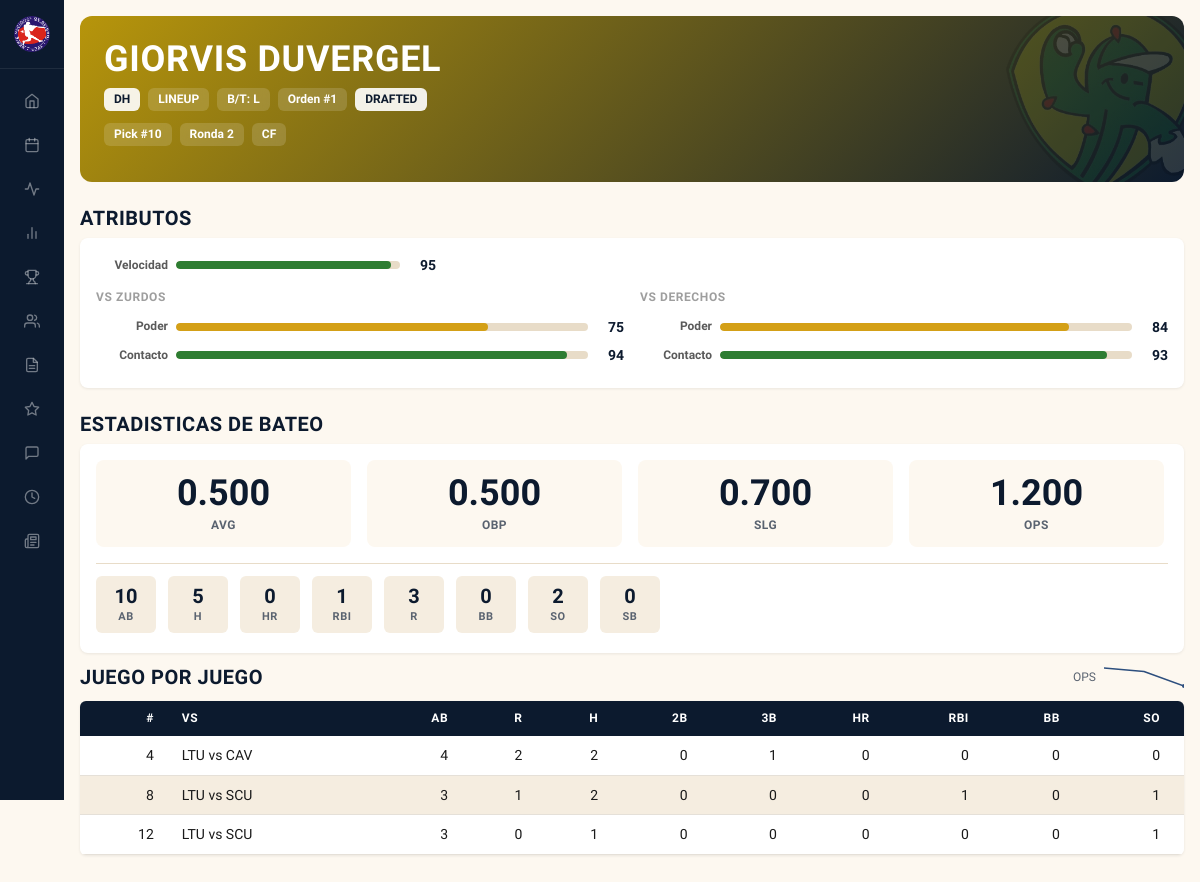
Page /player/73 on the earlier database version.
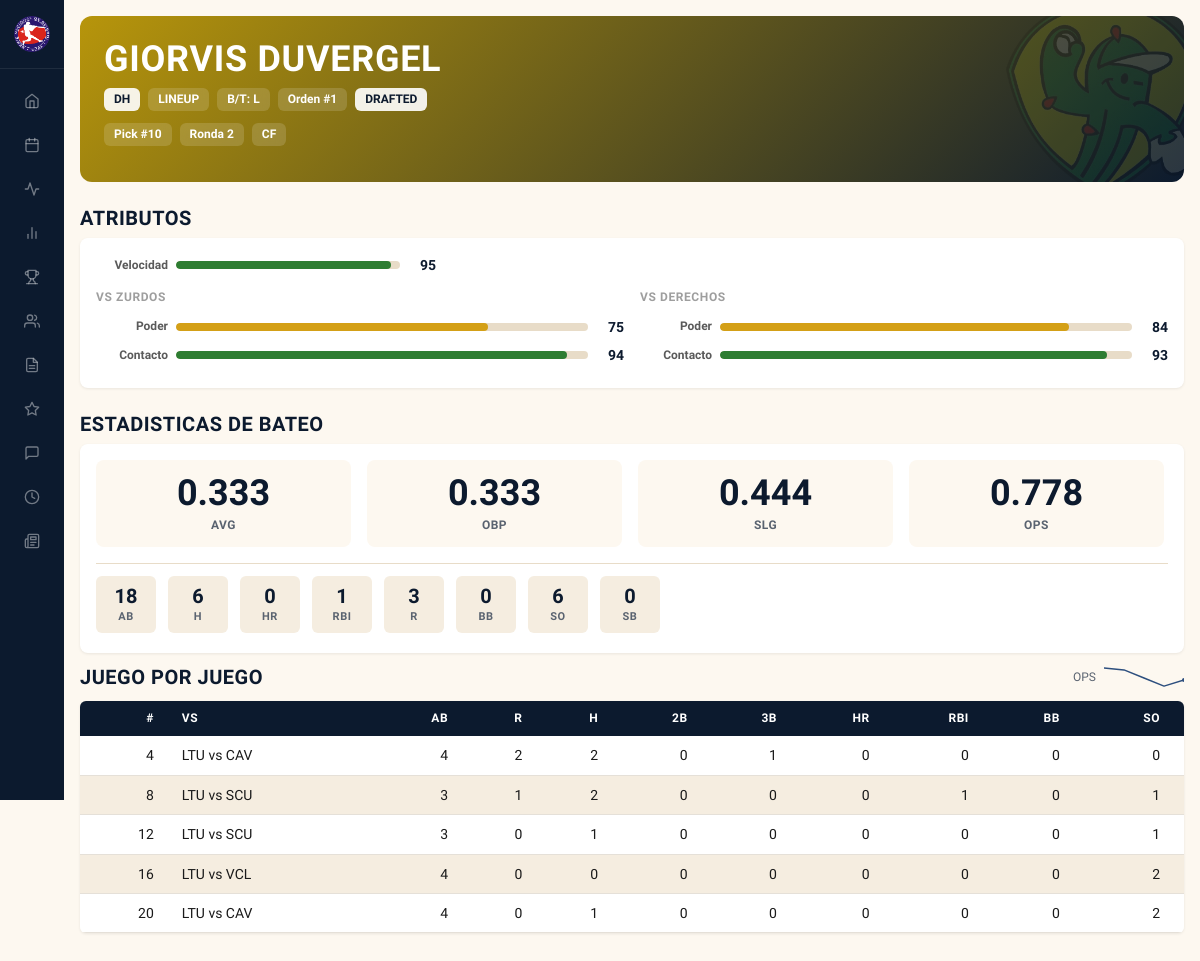
Same page on the later database version.
### tables this page shows
CREATE TABLE teams (
            id INTEGER PRIMARY KEY,
            name TEXT NOT NULL,
            short_name TEXT NOT NULL,
            full_name TEXT NOT NULL,
            owner TEXT NOT NULL,
            rank_overall INTEGER,
            rank_pitching INTEGER,
            rank_batting INTEGER,
            rank_fielding INTEGER,
            rank_speed INTEGER,
            rank_pre_draft INTEGER,
            rank_post_draft INTEGER,
            color_primary TEXT,
            color_secondary TEXT,
            logo_file TEXT,
            banner_file TEXT
        );

CREATE TABLE players (
            id INTEGER PRIMARY KEY,
            team_id INTEGER REFERENCES teams(id),
            name TEXT NOT NULL,
            full_name TEXT,
            position TEXT NOT NULL,
            bats_throws TEXT,
            role TEXT NOT NULL,
            lineup_order INTEGER,
            bullpen_role TEXT,
            is_drafted INTEGER DEFAULT 0,
            photo_file TEXT
        );

CREATE TABLE draft_picks (
            id INTEGER PRIMARY KEY,
            pick_num INTEGER,
            round INTEGER,
            team_id INTEGER REFERENCES teams(id),
            player_id INTEGER REFERENCES players(id),
            position_drafted TEXT
        );

CREATE TABLE batting_stats (
            id INTEGER PRIMARY KEY,
            game_id INTEGER REFERENCES games(id) ON DELETE CASCADE,
            player_id INTEGER REFERENCES players(id),
            team_id INTEGER REFERENCES teams(id),
            AB INTEGER DEFAULT 0,
            R INTEGER DEFAULT 0,
            H INTEGER DEFAULT 0,
            doubles INTEGER DEFAULT 0,
            triples INTEGER DEFAULT 0,
            HR INTEGER DEFAULT 0,
            RBI INTEGER DEFAULT 0,
            BB INTEGER DEFAULT 0,
            SO INTEGER DEFAULT 0,
            SB INTEGER DEFAULT 0,
            UNIQUE(game_id, player_id)
        );

CREATE TABLE schedule (
            id INTEGER PRIMARY KEY,
            game_num INTEGER,
            week_num INTEGER,
            home_team_id INTEGER REFERENCES teams(id),
            away_team_id INTEGER REFERENCES teams(id),
            phase TEXT DEFAULT 'regular',
            series_game INTEGER
        );

### blueprints/players/routes.py (the view)
@players_bp.route('/player/<int:player_id>')
def player(player_id: int) -> str:
    p = Player.get_with_team(player_id)
    if not p:
        abort(404)
    bat_games = p.batting_log()
    pitch_games = p.pitching_log()
    return render_template(
        'player.html',
        player=p,
        draft=p.draft_info(),
        attrs=p.attributes(),
        bat_games=bat_games,
        bat_totals=p.batting_line(),
        pitch_games=pitch_games,
        pitch_totals=p.pitching_line(),
        bat_spark=p.batting_sparkline(),
        pitch_spark=p.pitching_sparkline(),
    )

### templates/player.html (shortened to what this page needs)
{% extends "base.html" %}
{% from 'components/stat_box.html' import stat_box %}
{% from 'components/attr_bar.html' import attr_bar %}
{% from 'components/sparkline.html' import sparkline %}
{% from 'components/logo_img.html' import logo_img %}
{% from 'components/empty_state.html' import empty_state %}
{% block content %}
<div class="player-hero" style="--team-color: {{ player.color_primary }}">
    {% if player.logo_file %}
    <img src="{{ url_for('static', filename='graphics/' + player.logo_file) }}"
         alt="" class="player-hero-bg-logo" aria-hidden="true">
    {% endif %}
    <div class="player-hero-info">
        <div class="player-hero-name">{{ player.full_name or player.name }}</div>
        <div class="player-hero-tags">
            <span class="player-hero-tag player-hero-tag-accent">{{ player.position }}</span>
            <span class="player-hero-tag">{{ player.role|upper }}</span>
            {% if player.role in ('lineup', 'bench') %}
                <span class="player-hero-tag">B/T: {{ player.bats_throws }}</span>
                {% if player.lineup_order %}
                    <span class="player-hero-tag">Orden #{{ player.lineup_order }}</span>
                {% endif %}
            {% else %}
                <span class="player-hero-tag">Tira: {{ player.bats_throws }}</span>
                {% if player.bullpen_role %}
                    <span class="player-hero-tag">{{ player.bullpen_role }}</span>
                {% endif %}
            {% endif %}
            {% if player.is_drafted %}
                <span class="player-hero-tag player-hero-tag-accent">DRAFTED</span>
            {% endif %}
        </div>
        {% if draft %}
        <div class="player-hero-tags" style="margin-top: var(--space-2);">
            <span class="player-hero-tag">Pick #{{ draft.pick_num }}</span>
            <span class="player-hero-tag">Ronda {{ draft.round }}</span>
            <span class="player-hero-tag">{{ draft.position_drafted }}</span>
        </div>
        {% endif %}
    </div>
</div>
{% if attrs %}
<h2>Atributos</h2>
<div class="card team-scoped" style="--team-color: {{ player.color_primary }}">
    {% if attrs.power_vs_l is not none %}
    <div class="attr-standalone">
        {{ attr_bar(attrs.speed, 'Velocidad') }}
    </div>
    <div class="attr-panel">
        <div class="attr-panel-section">
            <h4>vs Zurdos</h4>
            {{ attr_bar(attrs.power_vs_l, 'Poder') }}
            {{ attr_bar(attrs.contact_vs_l, 'Contacto') }}
        </div>
        <div class="attr-panel-section">
            <h4>vs Derechos</h4>
            {{ attr_bar(attrs.power_vs_r, 'Poder') }}
            {{ attr_bar(attrs.contact_vs_r, 'Contacto') }}
        </div>
    </div>
    {% endif %}
</div>
{% endif %}
{% if bat_totals and bat_totals.AB and bat_totals.AB > 0 %}
<h2>Estadisticas de Bateo</h2>
<div class="card team-scoped" style="--team-color: {{ player.color_primary }}">
    <div class="stat-rates">
        {{ stat_box("%.3f"|format(bat_totals.AVG), 'AVG') }}
        {{ stat_box("%.3f"|format(bat_totals.OBP), 'OBP') }}
        {{ stat_box("%.3f"|format(bat_totals.SLG), 'SLG') }}
        {{ stat_box("%.3f"|format(bat_totals.OPS), 'OPS') }}
    </div>
    <div class="stat-counting">
        {{ stat_box(bat_totals.AB, 'AB') }}
        {{ stat_box(bat_totals.H, 'H') }}
        {{ stat_box(bat_totals.HR, 'HR') }}
        {{ stat_box(bat_totals.RBI, 'RBI') }}
        {{ stat_box(bat_totals.R, 'R') }}
        {{ stat_box(bat_totals.BB, 'BB') }}
        {{ stat_box(bat_totals.SO, 'SO') }}
        {{ stat_box(bat_totals.SB, 'SB') }}
    </div>
</div>
<div class="game-log-header">
    <h2>Juego por Juego</h2>
    {% if bat_spark %}
    <div class="game-log-spark">
        <span class="text-sm text-muted">OPS</span>
        {{ sparkline(bat_spark, width=80, height=24) }}
    </div>
    {% endif %}
</div>
<div class="table-scroll">
<table class="stat-table">
    <thead>
        <tr><th class="num" scope="col">#</th><th scope="col">vs</th><th class="num" scope="col">AB</th><th class="num" scope="col">R</th><th class="num" scope="col">H</th>
        <th class="num" scope="col">2B</th><th class="num" scope="col">3B</th><th class="num" scope="col">HR</th><th class="num" scope="col">RBI</th>
        <th class="num" scope="col">BB</th><th class="num" scope="col">SO</th></tr>
    </thead>
    <tbody>
    {% for bg in bat_games %}
    <tr>
        <td class="num">{{ bg.game_num }}</td>
        <td>{{ bg.home_short }} vs {{ bg.away_short }}</td>
        <td class="num">{{ bg.AB }}</td><td class="num">{{ bg.R }}</td><td class="num">{{ bg.H }}</td>
        <td class="num">{{ bg.doubles }}</td><td class="num">{{ bg.triples }}</td><td class="num">{{ bg.HR }}</td>
        <td class="num">{{ bg.RBI }}</td><td class="num">{{ bg.BB }}</td><td class="num">{{ bg.SO }}</td>
    </tr>
    {% endfor %}
    </tbody>
</table>
</div>
{% endif %}
{% endblock %}

### templates/base.html (shortened to what this page needs)
<!DOCTYPE html>
<html lang="es">
<head>
    <link rel="stylesheet" href="{{ url_for('static', filename='style.css') }}">
    <link rel="stylesheet" href="{{ url_for('static', filename='mobile.css') }}">
</head>
<body>
    <aside class="sidebar" id="sidebar">
        <div class="sidebar-header">
            <img src="{{ url_for('static', filename='graphics/serie-nacional.png') }}" class="sidebar-logo" alt="Serie Nacional de Beisbol">
        </div>
        <nav class="sidebar-nav" role="navigation" aria-label="Navegacion principal">
            <a href="{{ url_for('main.index') }}" {% if request.endpoint == 'main.index' %}class="active"{% endif %}>
                <svg viewBox="0 0 24 24" fill="none" stroke="currentColor" stroke-width="2" stroke-linecap="round" stroke-linejoin="round"><path d="M3 9l9-7 9 7v11a2 2 0 0 1-2 2H5a2 2 0 0 1-2-2z"/><polyline points="9 22 9 12 15 12 15 22"/></svg>
            </a>
            <a href="{{ url_for('schedule.schedule') }}" {% if request.endpoint == 'schedule.schedule' %}class="active"{% endif %}>
                <svg viewBox="0 0 24 24" fill="none" stroke="currentColor" stroke-width="2" stroke-linecap="round" stroke-linejoin="round"><rect x="3" y="4" width="18" height="18" rx="2" ry="2"/><line x1="16" y1="2" x2="16" y2="6"/><line x1="8" y1="2" x2="8" y2="6"/><line x1="3" y1="10" x2="21" y2="10"/></svg>
            </a>
            <a href="{{ url_for('leaders.leaders') }}" {% if request.endpoint == 'leaders.leaders' %}class="active"{% endif %}>
                <svg viewBox="0 0 24 24" fill="none" stroke="currentColor" stroke-width="2" stroke-linecap="round" stroke-linejoin="round"><polyline points="22 12 18 12 15 21 9 3 6 12 2 12"/></svg>
            </a>
            <a href="{{ url_for('team_stats.team_stats') }}" {% if request.endpoint == 'team_stats.team_stats' %}class="active"{% endif %}>
                <svg viewBox="0 0 24 24" fill="none" stroke="currentColor" stroke-width="2" stroke-linecap="round" stroke-linejoin="round"><line x1="18" y1="20" x2="18" y2="10"/><line x1="12" y1="20" x2="12" y2="4"/><line x1="6" y1="20" x2="6" y2="14"/></svg>
            </a>
            <a href="{{ url_for('mvp_race.mvp_race') }}" {% if request.endpoint == 'mvp_race.mvp_race' %}class="active"{% endif %}>
            </a>
            <a href="{{ url_for('players.all_players') }}" {% if request.endpoint == 'players.all_players' %}class="active"{% endif %}>
                <svg viewBox="0 0 24 24" fill="none" stroke="currentColor" stroke-width="2" stroke-linecap="round" stroke-linejoin="round"><path d="M17 21v-2a4 4 0 0 0-4-4H5a4 4 0 0 0-4 4v2"/><circle cx="9" cy="7" r="4"/><path d="M23 21v-2a4 4 0 0 0-3-3.87"/><path d="M16 3.13a4 4 0 0 1 0 7.75"/></svg>
            </a>
            <a href="{{ url_for('draft.draft') }}" {% if request.endpoint == 'draft.draft' %}class="active"{% endif %}>
                <svg viewBox="0 0 24 24" fill="none" stroke="currentColor" stroke-width="2" stroke-linecap="round" stroke-linejoin="round"><path d="M14 2H6a2 2 0 0 0-2 2v16a2 2 0 0 0 2 2h12a2 2 0 0 0 2-2V8z"/><polyline points="14 2 14 8 20 8"/><line x1="16" y1="13" x2="8" y2="13"/><line x1="16" y1="17" x2="8" y2="17"/></svg>
            </a>
            <a href="{{ url_for('playoffs.playoffs') }}" {% if request.endpoint == 'playoffs.playoffs' %}class="active"{% endif %}>
                <svg viewBox="0 0 24 24" fill="none" stroke="currentColor" stroke-width="2" stroke-linecap="round" stroke-linejoin="round"><polygon points="12 2 15.09 8.26 22 9.27 17 14.14 18.18 21.02 12 17.77 5.82 21.02 7 14.14 2 9.27 8.91 8.26 12 2"/></svg>
            </a>
            <a href="{{ url_for('antesala.antesala') }}" {% if request.endpoint == 'antesala.antesala' %}class="active"{% endif %}>
                <svg viewBox="0 0 24 24" fill="none" stroke="currentColor" stroke-width="2" stroke-linecap="round" stroke-linejoin="round"><path d="M21 15a2 2 0 0 1-2 2H7l-4 4V5a2 2 0 0 1 2-2h14a2 2 0 0 1 2 2z"/></svg>
            </a>
            <a href="{{ url_for('weekly.weekly') }}" {% if request.endpoint == 'weekly.weekly' %}class="active"{% endif %}>
                <svg viewBox="0 0 24 24" fill="none" stroke="currentColor" stroke-width="2" stroke-linecap="round" stroke-linejoin="round"><circle cx="12" cy="12" r="10"/><polyline points="12 6 12 12 16 14"/></svg>
            </a>
            <a href="{{ url_for('periodico.periodico_index') }}" {% if request.endpoint and request.endpoint.startswith('periodico.') %}class="active"{% endif %}>
                <svg viewBox="0 0 24 24" fill="none" stroke="currentColor" stroke-width="2" stroke-linecap="round" stroke-linejoin="round"><path d="M4 22h16a2 2 0 0 0 2-2V4a2 2 0 0 0-2-2H8a2 2 0 0 0-2 2v16a2 2 0 0 1-2 2Zm0 0a2 2 0 0 1-2-2v-9c0-1.1.9-2 2-2h2"/><path d="M18 14h-8"/><path d="M15 18h-5"/><path d="M10 6h8v4h-8V6Z"/></svg>
            </a>
        </nav>
    </aside>
    <main class="main-content" id="main">
        <div class="container">
            {% block content %}{% endblock %}
        </div>
    </main>
</body>
</html>

### templates/components/stat_box.html
{% macro stat_box(value, label, animate=True) %}
<div class="stat-box">{% if animate %}<span class="val" data-animate="{{ value }}">{{ value }}</span>{% else %}<span class="val">{{ value }}</span>{% endif %}<span class="label">{{ label }}</span></div>
{% endmacro %}

### templates/components/attr_bar.html
{% macro attr_bar(value, label, max=99) %}
{% set pct = (value / max * 100)|round(1) %}
{% if value >= 85 %}{% set tier = 'elite' %}
{% elif value >= 70 %}{% set tier = 'good' %}
{% elif value >= 55 %}{% set tier = 'avg' %}
{% else %}{% set tier = 'low' %}{% endif %}
<div class="attr-bar">
    <span class="attr-bar-label">{{ label }}</span>
    <div class="attr-bar-track">
        <div class="attr-bar-fill attr-bar-{{ tier }}" style="width: {{ pct }}%"></div>
    </div>
    <span class="attr-bar-value">{{ value }}</span>
</div>
{% endmacro %}

### templates/components/sparkline.html (shortened to what this page needs)
{% macro sparkline(points, width=60, height=18) %}
{% if points and points|length > 1 %}
    {% set coords = [] %}
    <svg class="sparkline" viewBox="0 0 {{ width }} {{ height }}" width="{{ width }}" height="{{ height }}" preserveAspectRatio="none" aria-hidden="true">
        <polyline points="{{ coords|join(' ') }}"
                  fill="none" stroke="currentColor" stroke-width="1.5"
                  stroke-linecap="round" stroke-linejoin="round"/>
        {% set last = coords[-1].split(',') %}
        <circle cx="{{ last[0] }}" cy="{{ last[1] }}" r="2" fill="currentColor"/>
    </svg>
{% elif points and points|length == 1 %}
    <svg class="sparkline" viewBox="0 0 {{ width }} {{ height }}" width="{{ width }}" height="{{ height }}" preserveAspectRatio="none" aria-hidden="true">
        <circle cx="{{ width / 2 }}" cy="{{ height / 2 }}" r="2" fill="currentColor"/>
    </svg>
{% else %}
    <span class="sparkline-empty" aria-hidden="true"></span>
{% endif %}
{% endmacro %}

Differences in the rows shown:
added batting_stats: game_num "16", home_short "LTU", away_short "VCL", AB "4", R "0", H "0", doubles "0", triples "0", HR "0", RBI "0", BB "0", SO "2"
added batting_stats: game_num "20", home_short "LTU", away_short "CAV", AB "4", R "0", H "1", doubles "0", triples "0", HR "0", RBI "0", BB "0", SO "2"
Other differences:
{{ value }}: "0.500 0.500 0.700 1.200 10 5 0 1 3 0 2 0" → "0.333 0.333 0.444 0.778 18 6 0 1 3 0 6 0"
